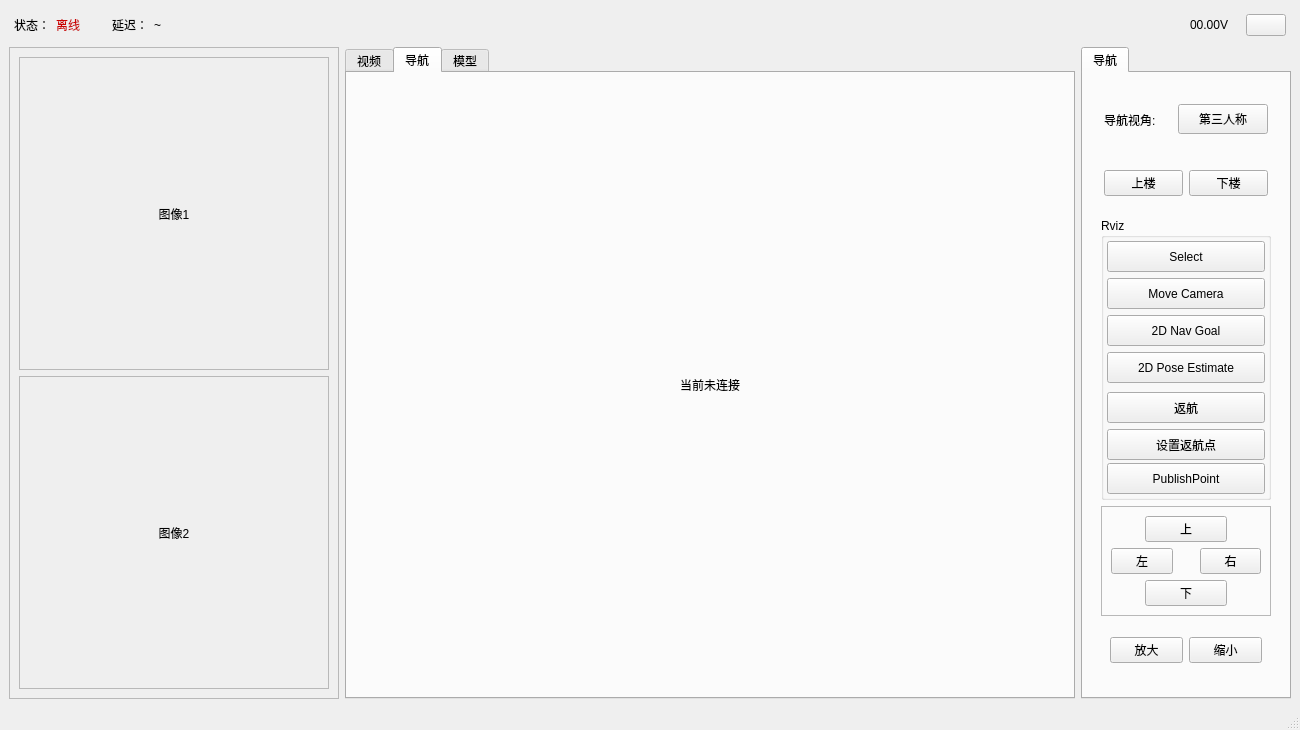
<?xml version="1.0" encoding="UTF-8"?>
<ui version="4.0">
 <class>MainWindowDesign</class>
 <widget class="QMainWindow" name="MainWindowDesign">
  <property name="geometry">
   <rect>
    <x>0</x>
    <y>0</y>
    <width>1300</width>
    <height>730</height>
   </rect>
  </property>
  <property name="windowTitle">
   <string>控制程序</string>
  </property>
  <property name="windowIcon">
   <iconset resource="../resources/images.qrc">
    <normaloff>:/images/robot.png</normaloff>:/images/robot.png</iconset>
  </property>
  <property name="locale">
   <locale language="English" country="Australia"/>
  </property>
  <property name="tabShape">
   <enum>QTabWidget::Rounded</enum>
  </property>
  <widget class="QWidget" name="centralwidget">
   <layout class="QVBoxLayout" name="verticalLayout_4">
    <item>
     <layout class="QHBoxLayout" name="horizontalLayout_3">
      <property name="leftMargin">
       <number>5</number>
      </property>
      <property name="rightMargin">
       <number>5</number>
      </property>
      <item>
       <widget class="QLabel" name="label_18">
        <property name="text">
         <string>状态：</string>
        </property>
       </widget>
      </item>
      <item>
       <widget class="QLabel" name="label_statue_text">
        <property name="styleSheet">
         <string notr="true"/>
        </property>
        <property name="text">
         <string>&lt;html&gt;&lt;head/&gt;&lt;body&gt;&lt;p&gt;&lt;span style=&quot; color:#cc0000;&quot;&gt;离线&lt;/span&gt;&lt;/p&gt;&lt;/body&gt;&lt;/html&gt;</string>
        </property>
       </widget>
      </item>
      <item>
       <widget class="QLabel" name="label_robot_staue_img">
        <property name="minimumSize">
         <size>
          <width>20</width>
          <height>20</height>
         </size>
        </property>
        <property name="maximumSize">
         <size>
          <width>20</width>
          <height>20</height>
         </size>
        </property>
        <property name="text">
         <string/>
        </property>
        <property name="pixmap">
         <pixmap resource="../resources/images.qrc">:/images/disconnect.png</pixmap>
        </property>
        <property name="scaledContents">
         <bool>true</bool>
        </property>
        <property name="alignment">
         <set>Qt::AlignCenter</set>
        </property>
       </widget>
      </item>
      <item>
       <widget class="QLabel" name="label_5">
        <property name="text">
         <string>延迟：</string>
        </property>
       </widget>
      </item>
      <item>
       <widget class="QLabel" name="label_Pingms">
        <property name="text">
         <string>~</string>
        </property>
       </widget>
      </item>
      <item>
       <spacer name="horizontalSpacer">
        <property name="orientation">
         <enum>Qt::Horizontal</enum>
        </property>
        <property name="sizeHint" stdset="0">
         <size>
          <width>40</width>
          <height>20</height>
         </size>
        </property>
       </spacer>
      </item>
      <item>
       <widget class="QWidget" name="widget_battery" native="true">
        <property name="minimumSize">
         <size>
          <width>76</width>
          <height>28</height>
         </size>
        </property>
        <property name="maximumSize">
         <size>
          <width>76</width>
          <height>28</height>
         </size>
        </property>
       </widget>
      </item>
      <item>
       <widget class="QLabel" name="label_11">
        <property name="minimumSize">
         <size>
          <width>20</width>
          <height>20</height>
         </size>
        </property>
        <property name="maximumSize">
         <size>
          <width>20</width>
          <height>20</height>
         </size>
        </property>
        <property name="text">
         <string/>
        </property>
        <property name="pixmap">
         <pixmap resource="../resources/images.qrc">:/images/power_v.png</pixmap>
        </property>
        <property name="scaledContents">
         <bool>true</bool>
        </property>
       </widget>
      </item>
      <item>
       <widget class="QLabel" name="label_power">
        <property name="minimumSize">
         <size>
          <width>50</width>
          <height>32</height>
         </size>
        </property>
        <property name="maximumSize">
         <size>
          <width>50</width>
          <height>32</height>
         </size>
        </property>
        <property name="text">
         <string>00.00V</string>
        </property>
        <property name="scaledContents">
         <bool>true</bool>
        </property>
       </widget>
      </item>
      <item>
       <widget class="QPushButton" name="btn_config">
        <property name="text">
         <string/>
        </property>
        <property name="icon">
         <iconset resource="../resources/images.qrc">
          <normaloff>:/images/config.png</normaloff>:/images/config.png</iconset>
        </property>
        <property name="iconSize">
         <size>
          <width>18</width>
          <height>18</height>
         </size>
        </property>
       </widget>
      </item>
     </layout>
    </item>
    <item>
     <layout class="QHBoxLayout" name="horizontalLayout_2">
      <item>
       <widget class="QFrame" name="frame">
        <property name="sizePolicy">
         <sizepolicy hsizetype="Expanding" vsizetype="Expanding">
          <horstretch>0</horstretch>
          <verstretch>0</verstretch>
         </sizepolicy>
        </property>
        <property name="minimumSize">
         <size>
          <width>0</width>
          <height>0</height>
         </size>
        </property>
        <property name="maximumSize">
         <size>
          <width>330</width>
          <height>1800</height>
         </size>
        </property>
        <property name="frameShape">
         <enum>QFrame::StyledPanel</enum>
        </property>
        <property name="frameShadow">
         <enum>QFrame::Raised</enum>
        </property>
        <layout class="QVBoxLayout" name="verticalLayout">
         <item>
          <widget class="QFrame" name="frame_2">
           <property name="frameShape">
            <enum>QFrame::StyledPanel</enum>
           </property>
           <property name="frameShadow">
            <enum>QFrame::Raised</enum>
           </property>
           <layout class="QGridLayout" name="gridLayout">
            <item row="0" column="1">
             <widget class="QLabel" name="label_image00">
              <property name="text">
               <string>图像1</string>
              </property>
              <property name="alignment">
               <set>Qt::AlignCenter</set>
              </property>
             </widget>
            </item>
           </layout>
          </widget>
         </item>
         <item>
          <widget class="QFrame" name="frame_3">
           <property name="frameShape">
            <enum>QFrame::StyledPanel</enum>
           </property>
           <property name="frameShadow">
            <enum>QFrame::Raised</enum>
           </property>
           <layout class="QGridLayout" name="gridLayout_3">
            <item row="0" column="0">
             <widget class="QLabel" name="label_image01">
              <property name="text">
               <string>图像2</string>
              </property>
              <property name="alignment">
               <set>Qt::AlignCenter</set>
              </property>
             </widget>
            </item>
           </layout>
          </widget>
         </item>
        </layout>
       </widget>
      </item>
      <item>
       <widget class="QTabWidget" name="tab_manager">
        <property name="minimumSize">
         <size>
          <width>730</width>
          <height>0</height>
         </size>
        </property>
        <property name="maximumSize">
         <size>
          <width>1400</width>
          <height>54531</height>
         </size>
        </property>
        <property name="locale">
         <locale language="English" country="Australia"/>
        </property>
        <property name="currentIndex">
         <number>1</number>
        </property>
        <widget class="QWidget" name="tab_status">
         <attribute name="title">
          <string>视频</string>
         </attribute>
         <layout class="QVBoxLayout" name="verticalLayout_13">
          <item>
           <widget class="QWidget" name="widget_2" native="true">
            <property name="minimumSize">
             <size>
              <width>200</width>
              <height>200</height>
             </size>
            </property>
            <layout class="QGridLayout" name="gridLayout_2">
             <property name="leftMargin">
              <number>1</number>
             </property>
             <property name="topMargin">
              <number>1</number>
             </property>
             <property name="rightMargin">
              <number>1</number>
             </property>
             <property name="bottomMargin">
              <number>1</number>
             </property>
             <property name="spacing">
              <number>2</number>
             </property>
             <item row="1" column="1">
              <widget class="QLabel" name="label_video2">
               <property name="minimumSize">
                <size>
                 <width>200</width>
                 <height>200</height>
                </size>
               </property>
               <property name="maximumSize">
                <size>
                 <width>65536</width>
                 <height>65536</height>
                </size>
               </property>
               <property name="styleSheet">
                <string notr="true">border:1px solid rgb(0, 0, 0)</string>
               </property>
               <property name="text">
                <string/>
               </property>
               <property name="pixmap">
                <pixmap resource="../resources/images.qrc">:/images/noVedio.png</pixmap>
               </property>
               <property name="alignment">
                <set>Qt::AlignCenter</set>
               </property>
              </widget>
             </item>
             <item row="1" column="0">
              <widget class="QLabel" name="label_video3">
               <property name="minimumSize">
                <size>
                 <width>200</width>
                 <height>200</height>
                </size>
               </property>
               <property name="maximumSize">
                <size>
                 <width>65536</width>
                 <height>65536</height>
                </size>
               </property>
               <property name="styleSheet">
                <string notr="true">border:1px solid rgb(0, 0, 0)</string>
               </property>
               <property name="text">
                <string/>
               </property>
               <property name="pixmap">
                <pixmap resource="../resources/images.qrc">:/images/noVedio.png</pixmap>
               </property>
               <property name="alignment">
                <set>Qt::AlignCenter</set>
               </property>
              </widget>
             </item>
             <item row="0" column="0">
              <widget class="QLabel" name="label_video0">
               <property name="minimumSize">
                <size>
                 <width>200</width>
                 <height>200</height>
                </size>
               </property>
               <property name="maximumSize">
                <size>
                 <width>655536</width>
                 <height>65536</height>
                </size>
               </property>
               <property name="styleSheet">
                <string notr="true">border:1px solid rgb(0, 0, 0)</string>
               </property>
               <property name="frameShape">
                <enum>QFrame::NoFrame</enum>
               </property>
               <property name="frameShadow">
                <enum>QFrame::Plain</enum>
               </property>
               <property name="text">
                <string/>
               </property>
               <property name="pixmap">
                <pixmap resource="../resources/images.qrc">:/images/noVedio.png</pixmap>
               </property>
               <property name="scaledContents">
                <bool>false</bool>
               </property>
               <property name="alignment">
                <set>Qt::AlignCenter</set>
               </property>
               <property name="wordWrap">
                <bool>false</bool>
               </property>
              </widget>
             </item>
             <item row="0" column="1">
              <widget class="QLabel" name="label_video1">
               <property name="minimumSize">
                <size>
                 <width>200</width>
                 <height>200</height>
                </size>
               </property>
               <property name="maximumSize">
                <size>
                 <width>65536</width>
                 <height>65536</height>
                </size>
               </property>
               <property name="styleSheet">
                <string notr="true">border:1px solid rgb(0, 0, 0)</string>
               </property>
               <property name="text">
                <string/>
               </property>
               <property name="pixmap">
                <pixmap resource="../resources/images.qrc">:/images/noVedio.png</pixmap>
               </property>
               <property name="alignment">
                <set>Qt::AlignCenter</set>
               </property>
              </widget>
             </item>
            </layout>
           </widget>
          </item>
         </layout>
        </widget>
        <widget class="QWidget" name="tab_3">
         <attribute name="title">
          <string>导航</string>
         </attribute>
         <layout class="QGridLayout" name="gridLayout_4">
          <item row="0" column="0">
           <layout class="QVBoxLayout" name="verticalLayout_14" stretch="1">
            <item>
             <layout class="QVBoxLayout" name="verticalLayout_build_map">
              <item>
               <widget class="QLabel" name="label_rvizShow">
                <property name="frameShape">
                 <enum>QFrame::NoFrame</enum>
                </property>
                <property name="text">
                 <string>当前未连接</string>
                </property>
                <property name="alignment">
                 <set>Qt::AlignCenter</set>
                </property>
               </widget>
              </item>
             </layout>
            </item>
           </layout>
          </item>
         </layout>
        </widget>
        <widget class="QWidget" name="tab">
         <attribute name="title">
          <string>模型</string>
         </attribute>
         <layout class="QGridLayout" name="gridLayout_6">
          <item row="0" column="0">
           <layout class="QVBoxLayout" name="verticalLayout_robotmodel">
            <item>
             <widget class="QLabel" name="label_modelShow">
              <property name="text">
               <string>当前未连接</string>
              </property>
              <property name="alignment">
               <set>Qt::AlignCenter</set>
              </property>
             </widget>
            </item>
           </layout>
          </item>
         </layout>
        </widget>
       </widget>
      </item>
      <item>
       <widget class="QTabWidget" name="tabWidget">
        <property name="enabled">
         <bool>true</bool>
        </property>
        <property name="minimumSize">
         <size>
          <width>0</width>
          <height>0</height>
         </size>
        </property>
        <property name="maximumSize">
         <size>
          <width>210</width>
          <height>1800</height>
         </size>
        </property>
        <property name="cursor">
         <cursorShape>ArrowCursor</cursorShape>
        </property>
        <property name="currentIndex">
         <number>0</number>
        </property>
        <widget class="QWidget" name="tab_6">
         <attribute name="title">
          <string>导航</string>
         </attribute>
         <layout class="QVBoxLayout" name="verticalLayout_5">
          <item>
           <widget class="QWidget" name="widget" native="true">
            <layout class="QVBoxLayout" name="verticalLayout_2">
             <item>
              <widget class="QWidget" name="widget_001" native="true">
               <layout class="QHBoxLayout" name="horizontalLayout_8">
                <property name="leftMargin">
                 <number>3</number>
                </property>
                <property name="topMargin">
                 <number>3</number>
                </property>
                <property name="rightMargin">
                 <number>3</number>
                </property>
                <property name="bottomMargin">
                 <number>3</number>
                </property>
                <item>
                 <widget class="QLabel" name="label_view">
                  <property name="minimumSize">
                   <size>
                    <width>63</width>
                    <height>0</height>
                   </size>
                  </property>
                  <property name="text">
                   <string>导航视角:</string>
                  </property>
                 </widget>
                </item>
                <item>
                 <widget class="QPushButton" name="btn_setView">
                  <property name="minimumSize">
                   <size>
                    <width>90</width>
                    <height>30</height>
                   </size>
                  </property>
                  <property name="text">
                   <string>第三人称</string>
                  </property>
                 </widget>
                </item>
               </layout>
              </widget>
             </item>
             <item>
              <widget class="QWidget" name="widget_3" native="true">
               <layout class="QHBoxLayout" name="horizontalLayout">
                <property name="leftMargin">
                 <number>3</number>
                </property>
                <property name="topMargin">
                 <number>3</number>
                </property>
                <property name="rightMargin">
                 <number>3</number>
                </property>
                <property name="bottomMargin">
                 <number>3</number>
                </property>
                <item>
                 <widget class="QPushButton" name="btn_floor">
                  <property name="text">
                   <string>上楼</string>
                  </property>
                 </widget>
                </item>
                <item>
                 <widget class="QPushButton" name="btn_floor_2">
                  <property name="text">
                   <string>下楼</string>
                  </property>
                 </widget>
                </item>
               </layout>
              </widget>
             </item>
             <item>
              <widget class="QGroupBox" name="groupBox">
               <property name="title">
                <string>Rviz</string>
               </property>
               <layout class="QVBoxLayout" name="verticalLayout_6">
                <property name="leftMargin">
                 <number>3</number>
                </property>
                <property name="topMargin">
                 <number>3</number>
                </property>
                <property name="rightMargin">
                 <number>3</number>
                </property>
                <property name="bottomMargin">
                 <number>3</number>
                </property>
                <item>
                 <widget class="QPushButton" name="set_select_btn">
                  <property name="minimumSize">
                   <size>
                    <width>0</width>
                    <height>31</height>
                   </size>
                  </property>
                  <property name="text">
                   <string>Select</string>
                  </property>
                  <property name="icon">
                   <iconset resource="../resources/images.qrc">
                    <normaloff>:/images/classes/Select.png</normaloff>:/images/classes/Select.png</iconset>
                  </property>
                 </widget>
                </item>
                <item>
                 <widget class="QPushButton" name="move_camera_btn">
                  <property name="sizePolicy">
                   <sizepolicy hsizetype="Expanding" vsizetype="Fixed">
                    <horstretch>0</horstretch>
                    <verstretch>0</verstretch>
                   </sizepolicy>
                  </property>
                  <property name="minimumSize">
                   <size>
                    <width>0</width>
                    <height>31</height>
                   </size>
                  </property>
                  <property name="text">
                   <string>Move Camera</string>
                  </property>
                  <property name="icon">
                   <iconset resource="../resources/images.qrc">
                    <normaloff>:/images/rotate_cam.svg</normaloff>:/images/rotate_cam.svg</iconset>
                  </property>
                 </widget>
                </item>
                <item>
                 <widget class="QPushButton" name="set_goal_btn">
                  <property name="minimumSize">
                   <size>
                    <width>0</width>
                    <height>31</height>
                   </size>
                  </property>
                  <property name="text">
                   <string>2D Nav Goal</string>
                  </property>
                  <property name="icon">
                   <iconset resource="../resources/images.qrc">
                    <normaloff>:/images/classes/SetGoal.png</normaloff>:/images/classes/SetGoal.png</iconset>
                  </property>
                 </widget>
                </item>
                <item>
                 <widget class="QPushButton" name="set_pos_btn">
                  <property name="minimumSize">
                   <size>
                    <width>0</width>
                    <height>31</height>
                   </size>
                  </property>
                  <property name="maximumSize">
                   <size>
                    <width>16777215</width>
                    <height>16777215</height>
                   </size>
                  </property>
                  <property name="text">
                   <string>2D Pose Estimate</string>
                  </property>
                  <property name="icon">
                   <iconset resource="../resources/images.qrc">
                    <normaloff>:/images/classes/SetGoal.png</normaloff>:/images/classes/SetGoal.png</iconset>
                  </property>
                 </widget>
                </item>
                <item>
                 <widget class="QPushButton" name="return_btn">
                  <property name="minimumSize">
                   <size>
                    <width>0</width>
                    <height>31</height>
                   </size>
                  </property>
                  <property name="maximumSize">
                   <size>
                    <width>16777215</width>
                    <height>25</height>
                   </size>
                  </property>
                  <property name="text">
                   <string>返航</string>
                  </property>
                  <property name="icon">
                   <iconset resource="../resources/images.qrc">
                    <normaloff>:/images/return.png</normaloff>:/images/return.png</iconset>
                  </property>
                 </widget>
                </item>
                <item>
                 <widget class="QPushButton" name="set_return_btn">
                  <property name="sizePolicy">
                   <sizepolicy hsizetype="Expanding" vsizetype="Minimum">
                    <horstretch>0</horstretch>
                    <verstretch>0</verstretch>
                   </sizepolicy>
                  </property>
                  <property name="minimumSize">
                   <size>
                    <width>0</width>
                    <height>31</height>
                   </size>
                  </property>
                  <property name="maximumSize">
                   <size>
                    <width>16777215</width>
                    <height>25</height>
                   </size>
                  </property>
                  <property name="text">
                   <string>设置返航点</string>
                  </property>
                  <property name="icon">
                   <iconset resource="../resources/images.qrc">
                    <normaloff>:/images/set_return.png</normaloff>:/images/set_return.png</iconset>
                  </property>
                 </widget>
                </item>
                <item>
                 <widget class="QPushButton" name="public_btn">
                  <property name="minimumSize">
                   <size>
                    <width>0</width>
                    <height>31</height>
                   </size>
                  </property>
                  <property name="text">
                   <string>PublishPoint</string>
                  </property>
                  <property name="icon">
                   <iconset resource="../resources/images.qrc">
                    <normaloff>:/images/classes/PublishPoint.svg</normaloff>:/images/classes/PublishPoint.svg</iconset>
                  </property>
                 </widget>
                </item>
               </layout>
              </widget>
             </item>
             <item>
              <widget class="QFrame" name="frame_4">
               <property name="frameShape">
                <enum>QFrame::StyledPanel</enum>
               </property>
               <property name="frameShadow">
                <enum>QFrame::Raised</enum>
               </property>
               <layout class="QGridLayout" name="gridLayout_5">
                <item row="1" column="3" colspan="2">
                 <widget class="QPushButton" name="btn_right">
                  <property name="text">
                   <string>右</string>
                  </property>
                 </widget>
                </item>
                <item row="2" column="1" colspan="3">
                 <widget class="QPushButton" name="btn_bot">
                  <property name="text">
                   <string>下</string>
                  </property>
                 </widget>
                </item>
                <item row="0" column="1" colspan="3">
                 <widget class="QPushButton" name="btn_top">
                  <property name="text">
                   <string>上</string>
                  </property>
                 </widget>
                </item>
                <item row="1" column="0" colspan="2">
                 <widget class="QPushButton" name="btn_left">
                  <property name="text">
                   <string>左</string>
                  </property>
                 </widget>
                </item>
               </layout>
              </widget>
             </item>
             <item>
              <widget class="QWidget" name="widget001" native="true">
               <layout class="QHBoxLayout" name="horizontalLayout_4">
                <item>
                 <widget class="QPushButton" name="btn_max">
                  <property name="text">
                   <string>放大</string>
                  </property>
                 </widget>
                </item>
                <item>
                 <widget class="QPushButton" name="btn_min">
                  <property name="text">
                   <string>缩小</string>
                  </property>
                 </widget>
                </item>
               </layout>
              </widget>
             </item>
            </layout>
           </widget>
          </item>
         </layout>
        </widget>
       </widget>
      </item>
     </layout>
    </item>
   </layout>
  </widget>
  <widget class="QStatusBar" name="statusbar"/>
  <action name="action_Quit">
   <property name="text">
    <string>&amp;Quit</string>
   </property>
   <property name="shortcut">
    <string>Ctrl+Q</string>
   </property>
   <property name="shortcutContext">
    <enum>Qt::ApplicationShortcut</enum>
   </property>
  </action>
  <action name="action_Preferences">
   <property name="text">
    <string>&amp;功能</string>
   </property>
  </action>
  <action name="actionAbout">
   <property name="text">
    <string>&amp;About</string>
   </property>
  </action>
  <action name="actionAbout_Qt">
   <property name="text">
    <string>About &amp;Qt</string>
   </property>
  </action>
  <action name="action_2">
   <property name="text">
    <string>设置</string>
   </property>
  </action>
 </widget>
 <resources>
  <include location="../resources/images.qrc"/>
 </resources>
 <connections>
  <connection>
   <sender>action_Quit</sender>
   <signal>triggered()</signal>
   <receiver>MainWindowDesign</receiver>
   <slot>close()</slot>
   <hints>
    <hint type="sourcelabel">
     <x>-1</x>
     <y>-1</y>
    </hint>
    <hint type="destinationlabel">
     <x>399</x>
     <y>299</y>
    </hint>
   </hints>
  </connection>
 </connections>
</ui>
